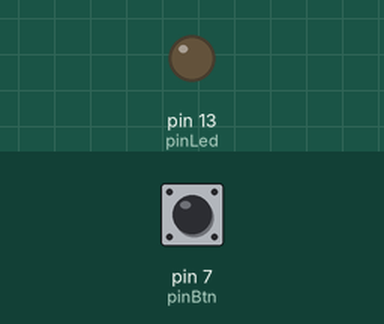
Simulated run of this sketch. Board: Arduino Uno, built with avr-gcc and run on an emulated ATmega328P. Shown: output pins drawn as LEDs (lit = HIGH). The test bench sets the inputs (shaded band); at power-on: pin 7 (pinBtn) LOW.

Above: at 1.2 s.
1.3 s: pin 7 (pinBtn) pulled HIGH for 0.15 s
At 2.5 s:
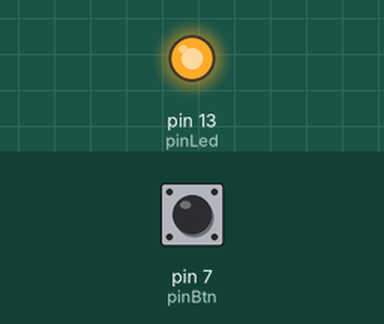
2.9 s: pin 7 (pinBtn) pulled HIGH for 1 s
At 3.9 s:
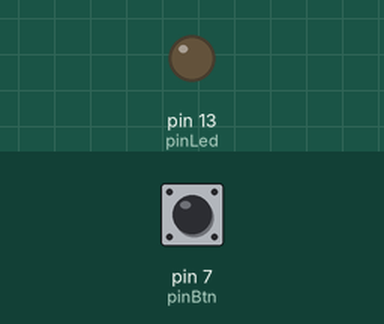
5.4 s: pin 7 (pinBtn) pulled HIGH for 3.2 s
At 5.8 s:
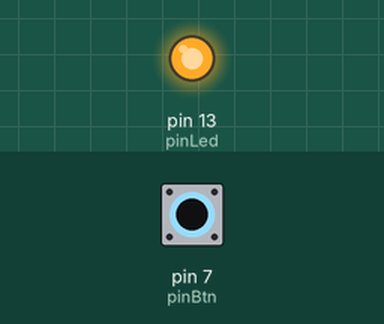
Timing chart, 0 to 8.4 s (numbered marks = the images above; inputs shaded):
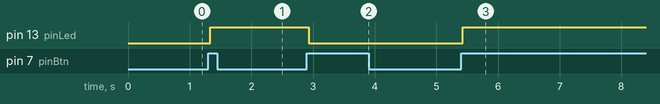

The sketch:

Prueba_boton.ino
```cpp
#include <Arduino.h>

const int pinLed =13; //EL PIN DEL LED
const int pinBtn =7;

int encender =0;
int anterior = 0;
int estado = 0;

void setup ()
{
  pinMode(pinLed, OUTPUT);
  pinMode(pinBtn, INPUT);
}

void loop()
{
  estado = digitalRead(pinBtn); // Comprobamos el estado
  if(estado && anterior ==0) //Comprobar el pulsador
  {
    encender = 1 - encender;// asignamos el estado contrario
    delay(30);
  }
  anterior = estado;
  if(encender)
  digitalWrite(pinLed, HIGH);
  else
  digitalWrite(pinLed, LOW);
}
```

Measured:
- after the input at 1.3 s, pin 13 (pinLed): LOW → HIGH at once
- after the input at 2.9 s, pin 13 (pinLed): HIGH → LOW at once
- after the input at 5.4 s, pin 13 (pinLed): LOW → HIGH at once
